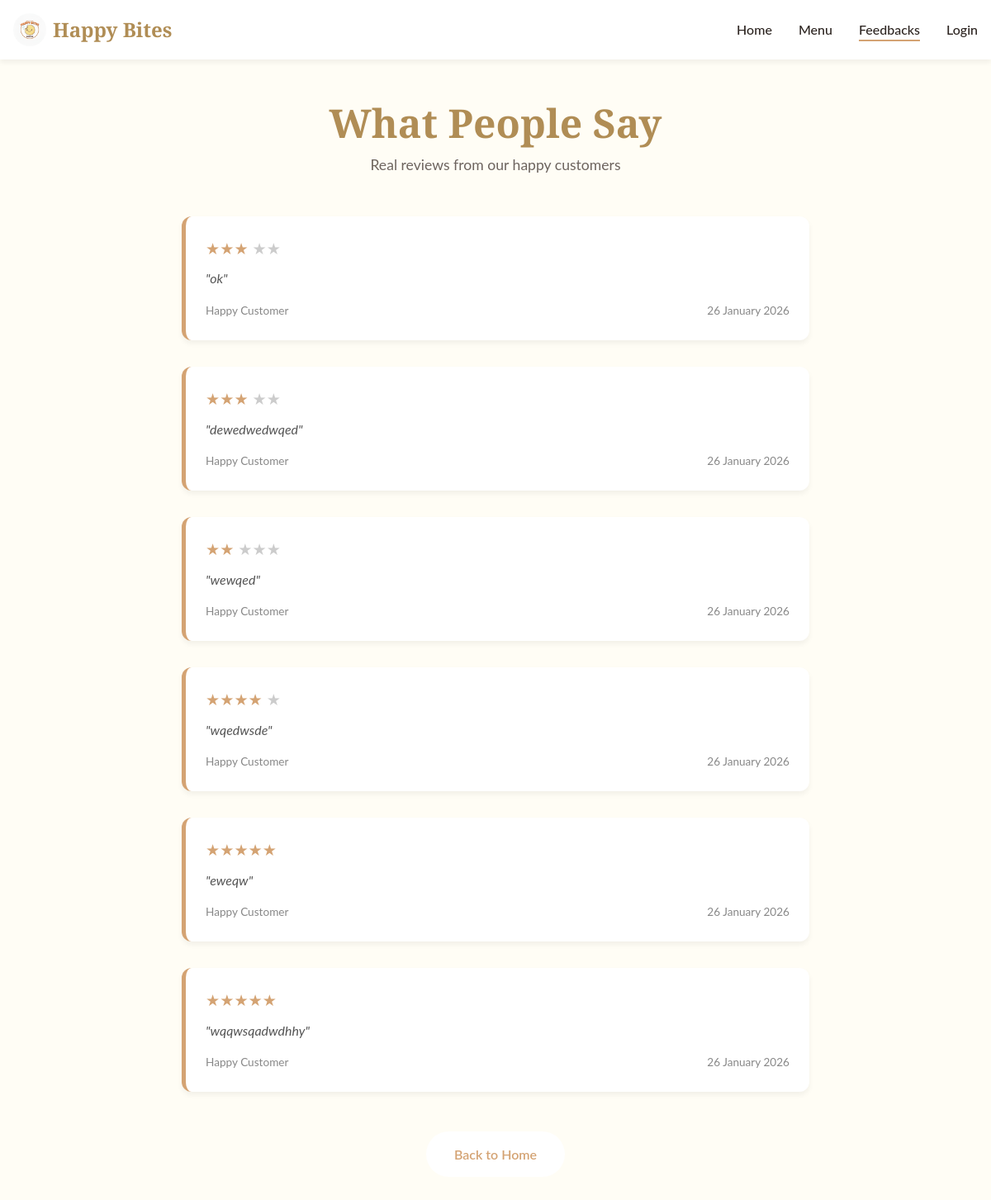
Page /feedbacks on the earlier database version.
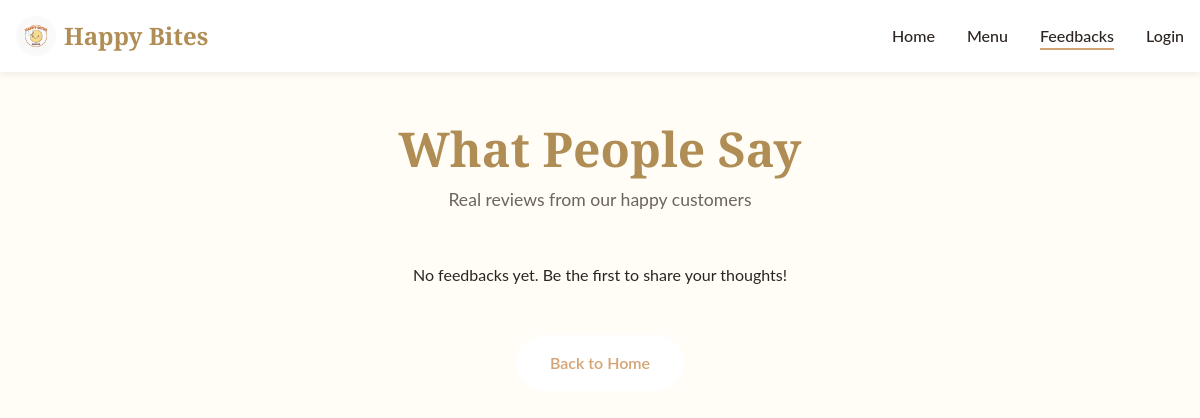
Same page on the later database version.
### app1.py (models this page shows)
class Feedback(db.Model):
    id = db.Column(db.Integer, primary_key=True)
    rating = db.Column(db.Integer, nullable=False)
    message = db.Column(db.Text, nullable=True)
    timestamp = db.Column(db.DateTime, default=datetime.utcnow)

### app1.py (the view)
@app.route('/feedbacks')
def all_feedbacks():
    feedbacks = Feedback.query.order_by(Feedback.timestamp.desc()).all()
    return render_template('feedbacks.html', feedbacks=feedbacks)

### app1.py (called while the page is built)
@app.context_processor
def inject_settings():
    settings = StoreSettings.query.first()
    if not settings:
        settings = StoreSettings()
        db.session.add(settings)
        db.session.commit()
    return dict(store_settings=settings)

### templates/feedbacks.html (shortened to what this page needs)
<!DOCTYPE html>
<html lang="en">
<head>
    <link rel="stylesheet" href="/static/style.css">
</head>
<body>
    <nav class="navbar scrolled" id="navbar">
        <div class="container nav-container">
            <a href="/" class="logo">
                <img src="static/assets/images/logo.jpeg" alt="Happy Bites Logo" class="logo-img">
                <span class="logo-text">Happy Bites</span>
            </a>
            <ul class="nav-links">
                <li><a href="/" class="nav-link">Home</a></li>
                <li><a href="/menu" class="nav-link">Menu</a></li>
                <li><a href="/feedbacks" class="nav-link active">Feedbacks</a></li>
                {% if session.user_logged_in %}
                <li><a href="/my_orders" class="nav-link">My Orders</a></li>
                <li><a href="/logout" class="nav-link">Logout</a></li>
                {% else %}
                <li><a href="/login" class="nav-link">Login</a></li>
                {% endif %}
            </ul>
        </div>
    </nav>
    <div class="feedback-container">
        <h1 class="section-title text-center">What People Say</h1>
        <p class="section-desc text-center" style="margin-bottom: 3rem;">Real reviews from our happy customers</p>
        {% if feedbacks %}
        {% for f in feedbacks %}
        <div class="feedback-card">
            <div class="rating">
                {% for i in range(f.rating) %}★{% endfor %}
                {% for i in range(5 - f.rating) %}<span style="color: #ccc;">★</span>{% endfor %}
            </div>
            <p style="font-style: italic; color: #555; margin-bottom: 1rem;">"{{ f.message }}"</p>
            <div
                style="display: flex; justify-content: space-between; align-items: center; font-size: 0.85rem; color: #888;">
                <span>Happy Customer</span>
                <span>{{ f.timestamp.strftime('%d %B %Y') }}</span>
            </div>
        </div>
        {% endfor %}
        {% else %}
        <p class="text-center">No feedbacks yet. Be the first to share your thoughts!</p>
        {% endif %}
        <div class="text-center" style="margin-top: 3rem;">
            <a href="/" class="btn btn-secondary">Back to Home</a>
        </div>
    </div>
</body>
</html>

### static/style.css (style rules this page uses)
:root { --primary: #D4A373; --primary-dark: #b08d55; --secondary: #FEFAE0; --accent: #FAEDCD; --text-dark: #2c2420; --text-light: #6d645f; --white: #ffffff; --light-bg: #FFFDF5; --gradient-hero: linear-gradient(135deg, rgba(0, 0, 0, 0.4) 0%, rgba(0, 0, 0, 0.1) 100%); --gradient-gold: linear-gradient(45deg, #D4A373, #FAEDCD); --font-heading: 'Playfair Display', serif; --font-body: 'Lato', sans-serif; --container-width: 1200px; --spacing-xs: 0.5rem; --spacing-sm: 1rem; --spacing-md: 2rem; --spacing-lg: 4rem; --shadow-sm: 0 4px 6px rgba(0, 0, 0, 0.05); --shadow-md: 0 10px 15px rgba(0, 0, 0, 0.1); --shadow-lg: 0 20px 25px rgba(0, 0, 0, 0.15); --radius: 12px; --transition: all 0.3s cubic-bezier(0.4, 0, 0.2, 1); }
*, *::before, *::after { margin: 0; padding: 0; box-sizing: border-box; }
html { scroll-behavior: smooth; font-size: 16px; }
body { font-family: var(--font-body), system-ui, sans-serif; background-color: var(--light-bg); color: var(--text-dark); line-height: 1.6; overflow-x: hidden; }
h1, h2, h3, h4 { font-family: var(--font-heading); font-weight: 700; line-height: 1.2; }
a { text-decoration: none; color: inherit; transition: var(--transition); }
ul { list-style: none; }
img { max-width: 100%; display: block; }
.container { max-width: var(--container-width); margin: 0 auto; padding: 0 var(--spacing-sm); }
.text-center { text-align: center; }
.btn { display: inline-block; padding: 0.8rem 2rem; border-radius: 50px; font-weight: 600; font-size: 1rem; cursor: pointer; transition: var(--transition); border: 2px solid transparent; }
.btn-secondary { background-color: var(--white); color: var(--primary); }
.navbar { position: fixed; top: 0; left: 0; width: 100%; z-index: 1000; padding: 1.5rem 0; transition: var(--transition); background: transparent; }
.navbar.scrolled { background: rgba(255, 255, 255, 0.95); backdrop-filter: blur(10px); box-shadow: var(--shadow-sm); padding: 1rem 0; }
.nav-container { display: flex; justify-content: space-between; align-items: center; }
.logo { display: flex; align-items: center; gap: 0.5rem; font-family: var(--font-heading); font-size: 1.5rem; font-weight: 700; color: var(--primary); }
.navbar.scrolled .logo { color: var(--primary-dark); }
.logo-img { height: 40px; width: 40px; border-radius: 50%; object-fit: cover; }
.nav-links { display: flex; gap: 2rem; }
.nav-link { font-size: 1rem; font-weight: 500; position: relative; color: var(--white); }
.navbar.scrolled .nav-link { color: var(--text-dark); }
.nav-link::after { content: ''; position: absolute; bottom: -5px; left: 0; width: 0%; height: 2px; background-color: var(--primary); transition: width 0.3s ease; }
.nav-link:hover::after, .nav-link.active::after { width: 100%; }
.section-title { font-size: 3rem; margin-bottom: 0.5rem; color: var(--primary-dark); }
.section-desc { color: var(--text-light); font-size: 1.1rem; }

### templates/feedbacks.html (style rules this page uses)
.feedback-container { padding: 120px 20px 60px; max-width: 800px; margin: 0 auto; }

Differences in the rows shown:
removed Feedback: rating 3 (drawn), message "ok", timestamp "26 January 2026"
removed Feedback: rating 3 (drawn), message "dewedwedwqed", timestamp "26 January 2026"
removed Feedback: rating 2 (drawn), message "wewqed", timestamp "26 January 2026"
removed Feedback: rating 4 (drawn), message "wqedwsde", timestamp "26 January 2026"
removed Feedback: rating 5 (drawn), message "eweqw", timestamp "26 January 2026"
removed Feedback: rating 5 (drawn), message "wqqwsqadwdhhy", timestamp "26 January 2026"
Other differences:
text now shown: "No feedbacks yet. Be the first to share your thoughts!"
